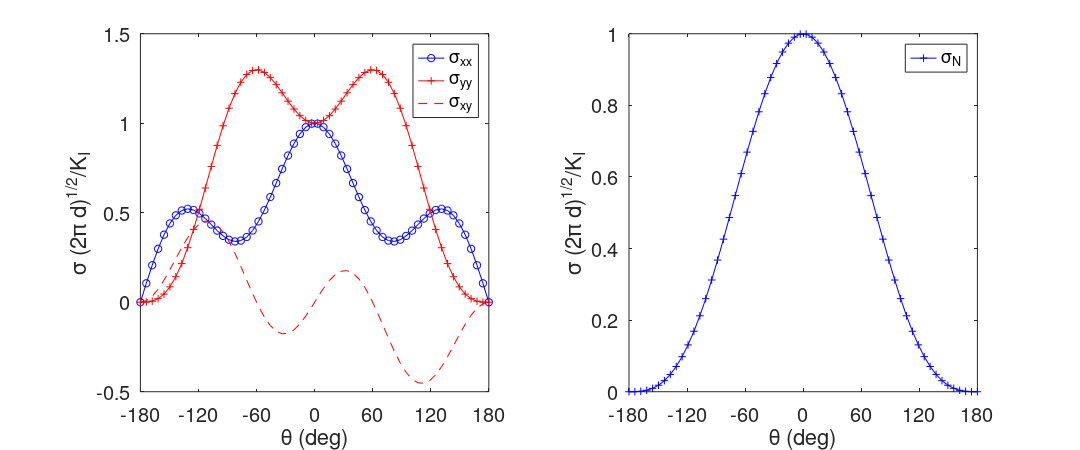

Recreate this plot in MATLAB.
close all
% first set a few defaults so the plots look pretty
set(0','defaultfigurepapersize',[12 5])
set(0,'defaultfigurepaperposition',[0 0 12 5])
set(0,'defaultaxesfontsize',16)

% now we define the different stress components
sigxx=@(theta) cosd(theta/2).*(1-sind(theta/2).*sind(1.5*theta));
sigyy=@(theta) cosd(theta/2).*(1+sind(theta/2).*sind(1.5*theta));
sigxy=@(theta) cosd(theta/2).*sind(theta/2).*cosd(1.5*theta);
sigma=@(theta) [sigxx(theta), sigxy(theta); sigxy(theta), sigyy(theta)];

% now plot the stress components
thetavals=linspace(-180,180,60);
subplot(1,2,1)
plot(thetavals, sigxx(thetavals), 'b-o', thetavals, sigyy(thetavals), 'r-+', thetavals, sigxy(thetavals), 'r--')
set(gca,'XTick', linspace(-180,180,7));
xlim([-180 180])
xlabel('\theta (deg)')
ylabel('\sigma (2\pi d)^{1/2}/K_I')
legend('\sigma_{xx}', '\sigma_{yy}', '\sigma_{xy}', 'location', 'northeast')

% now calculate the normal stress.  We want sigma_yy in a coordinate system
% that is rotated by theta.

sigmanorm=[]; %  start with an empty matrx i
for theta=linspace(-180, 180, 60);  
    thetamatrix=[theta,90-theta;90+theta,theta]; % just use the 2d matrix
    Q=cosd(thetamatrix);
    QT=transpose(Q);
    sigp=Q*sigma(theta)*QT;
    sigmanorm=[sigmanorm sigp(2,2)];
end

subplot(1,2,2)
plot(thetavals, sigmanorm,'-+b')
xlim([-180 180])
set(gca,'XTick', linspace(-180,180,7));
xlabel('\theta (deg)')
ylabel('\sigma (2\pi d)^{1/2}/K_I')
legend('\sigma_{N}','location', 'northeast')
print(gcf, '../figures/crackstresses.svg', '-dsvg')
